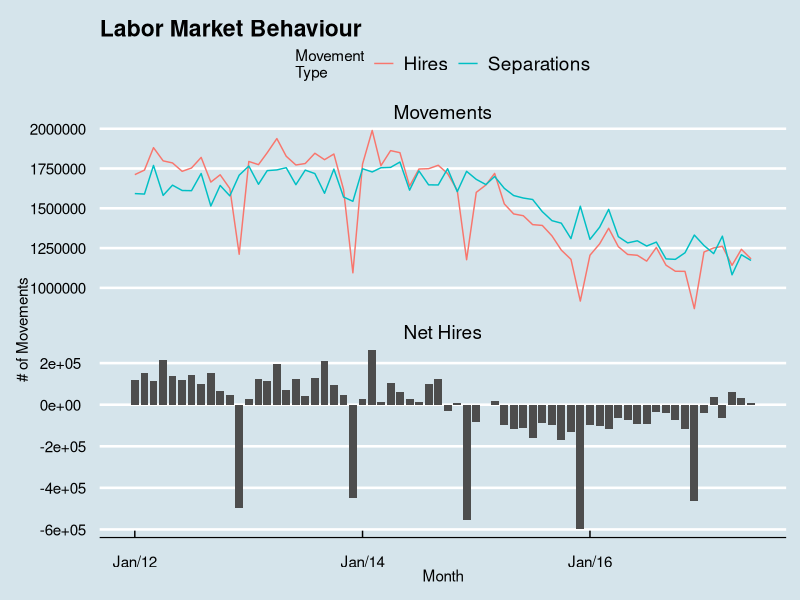
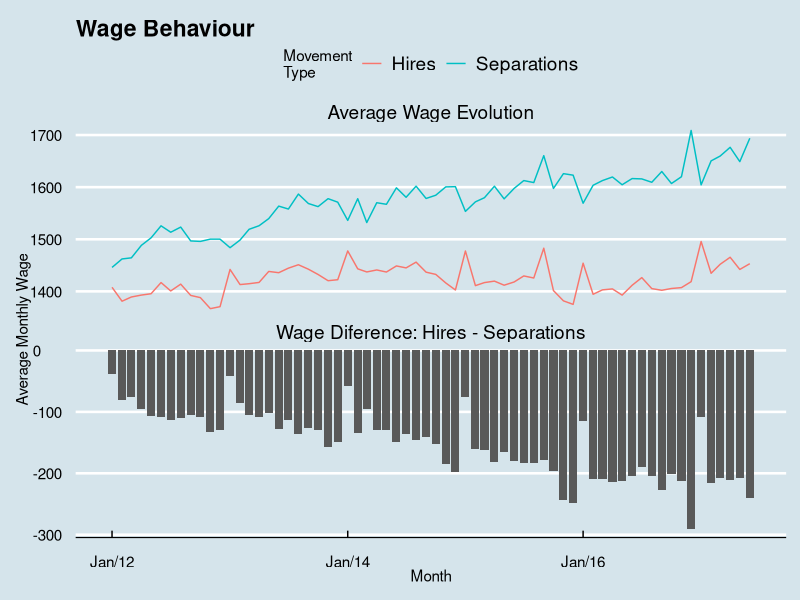
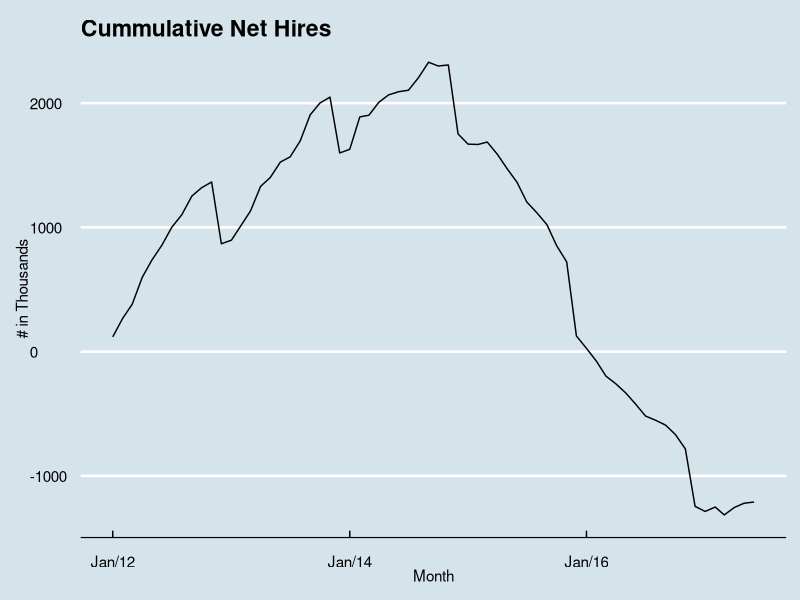

These figures' R source, in order:
# -x-x-x-x-x-x-x-x-x-x-x-x-x-x-x-x-x-x-x-x-x-x-x-x-x-x-x-x-x-x-x-x-x-x-x-x-x-x-x-x-x-x-x-x-x
# 
# EMPLOYMENT DATA ANALYSIS
#   
#   Date: 01/09/2017
#   Author: João Augusto P. Batista
#   Version: 0.0.1
#   Description: This script will create two simple charts for analyzing the employment 
#                status in Brazil in the alst 5 years, monthly
# 
# -x-x-x-x-x-x-x-x-x-x-x-x-x-x-x-x-x-x-x-x-x-x-x-x-x-x-x-x-x-x-x-x-x-x-x-x-x-x-x-x-x-x-x-x-x

# PACKAGES ----
library(dplyr)
library(lubridate)
library(ggplot2)
library(ggthemes)
library(reshape2)

# DATA IMPORT AND CLEANING ----
# Inflation
ipca <-
  read.csv2('00_data/ipca.csv') %>% 
  mutate(competencia = dmy(as.character(competencia)),
         var_apl = 0) %>% 
  select(-X)

# Get the cummulative inflation of each month up to July 2017
ipca$var_perc[2:nrow(ipca)] <-
  (ipca$num_indice[2:nrow(ipca)]/ipca$num_indice[1:nrow(ipca)-1])-1

ipca$var_perc[1] <- NA

# apply the calculated inflation, bringing values to July 2017
for (i in 1:nrow(ipca)) {
  ipca$var_apl[i] <-
    (ipca$num_indice[nrow(ipca)]/ipca$num_indice[i]) - 1
}

# movements
caged <-
  read.csv2('00_data/caged2012a2017.csv') %>% 
  mutate(competencia = ymd(paste0(as.character(competencia), '01')),
         media_sal_mensal = as.numeric(as.character(media_sal_mensal)),
         adm_des = ifelse(adm_des == 1, 'Hires', 'Separations'),
         adm_des = as.factor(adm_des)) %>% 
  left_join(ipca) %>% 
  mutate(media_sal_mensal_jul2017 = media_sal_mensal * (1 + var_apl))
  
# AUXILIARY DATA FRAMES ----
caged_cast <-
  dcast(caged, competencia ~ adm_des, value.var='saldo_mov') %>% 
  mutate(saldo = Hires + Separations) %>% 
  melt(id = c('competencia'))

names(caged_cast) <- c('competencia', 'adm_des', 'valor')

caged_cast1 <- caged_cast[which(as.character(caged_cast$adm_des) != 'saldo'),]
caged_cast2 <- caged_cast[which(as.character(caged_cast$adm_des) == 'saldo'),]

caged_cast1$t = 'Movements'
caged_cast2$t = 'Net Hires'

# for the wages
caged_cast_sal <-
  caged %>% 
  dcast(competencia ~ adm_des, value.var='media_sal_mensal_jul2017') %>% 
  mutate(dif_media_sal_mensal_jul2017 = Hires - Separations) %>% 
  melt(id = 'competencia') %>% 
  mutate(t = ifelse(variable == 'dif_media_sal_mensal_jul2017', 
                    'Wage Diference: Hires - Separations',
                    'Average Wage Evolution'))

caged_cast_sal1 <- caged_cast_sal[which(caged_cast_sal$t != 'Wage Diference: Hires - Separations'),]
caged_cast_sal2 <- caged_cast_sal[which(caged_cast_sal$t == 'Wage Diference: Hires - Separations'),]

# for the cumulative data
caged_cum <- caged_cast %>%  filter(adm_des == 'saldo') %>% mutate(cummulative = 0)
caged_cum$cummulative[1] <- caged_cum$valor

for (i in 2:nrow(caged_cum)) {
  caged_cum$cummulative[i] = caged_cum$cummulative[i-1] + caged_cum$valor[i]
}

# CHART BUILDING ----
# Using the The Economist theme!
p1 <-
  ggplot(caged_cast1) +
    geom_line(
      aes(x = competencia, y = abs(valor),
          color = adm_des)) +
    geom_bar(
      data = caged_cast2,
      aes(x = competencia, y = valor),
      fill = 'grey 30',
      stat = 'identity'
    ) +
    facet_wrap(~t, nrow=2, ncol=1, scales = "free_y") +
    labs(y = '# of Movements', title = 'Labor Market Behaviour',
         x = 'Month', color = 'Movement\nType') +
    scale_x_date(date_minor_breaks = '1 month', date_labels = '%b/%y') +
  theme_economist()

p2 <-
  ggplot(caged_cast_sal1) +
  geom_line(
    aes(x = competencia,
        y = value,
        color = variable)) +
  geom_bar(
    data = caged_cast_sal2,
    aes(x = competencia,
        y = value),
    stat = 'identity') +
  labs(y = 'Average Monthly Wage', title = 'Wage Behaviour',
       x = 'Month', color = 'Movement\nType') +
  scale_x_date(date_minor_breaks = '1 month', date_labels = '%b/%y') +
  facet_wrap(~t, nrow=2, ncol=1, scales = "free_y") +
  theme_economist()

p3 <- 
  ggplot(caged_cum) +
  geom_line(
    aes(x = competencia,
        y = cummulative/1000)) +
  labs(y = '# in Thousands',
       title = 'Cummulative Net Hires',
       x = 'Month') +
  scale_x_date(date_minor_breaks = '1 month', date_labels = '%b/%y') +
  theme_economist()

  
# SAVE THE CHARTS ---- 
ggsave('02_images/LaborMarketBehavior.png', p1, device = 'png')
ggsave('02_images/WageBehaviour.png', p2, device = 'png')
ggsave('02_images/CummulativeNetHires.png', p3, device = 'png')
